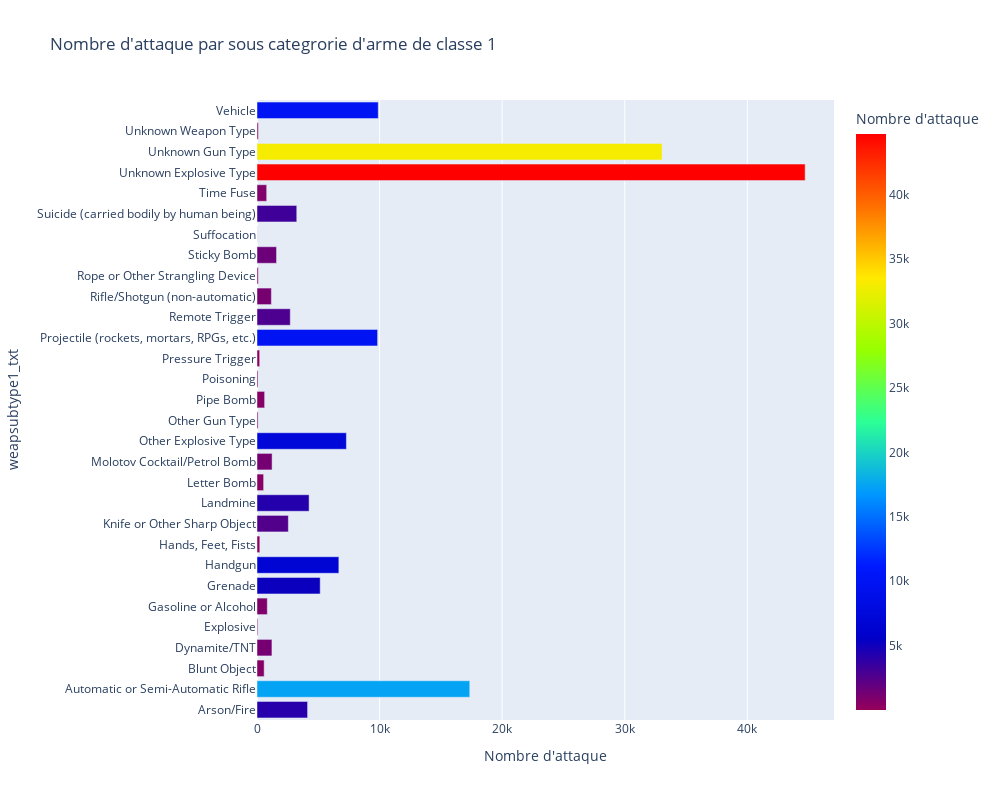

The cell this chart's notebook holds for it:
### Code cell
countsSub1 = cleaned_data.groupby(['weapsubtype1_txt']).size().reset_index(name="Nombre d'attaque")
countsSub1 = supprimer_valeurs(countsSub1,"weapsubtype1_txt", ["''"])
fig = px.bar(countsSub1, x="Nombre d'attaque", y=  "weapsubtype1_txt", height=800, width=1000,color="Nombre d'attaque",color_continuous_scale=px.colors.sequential.Rainbow, orientation='h', title="Nombre d'attaque par sous categrorie d'arme de classe 1")
fig.show()

### Figure 1 — Plotly figure (JSON) as saved in the notebook; plotly's stock layout.template omitted (floating-point values rounded to 4 significant figures)
{"data": [{"alignmentgroup": "True", "hovertemplate": "Nombre d'attaque=%{marker.color}<br>weapsubtype1_txt=%{y}<extra></extra>", "legendgroup": "", "marker": {"color": [4126, 17356, 584, 1219, 64, 840, 5156, 6677, 231, 2558, 4249, 541, 1232, 7293, 86, 623, 82, 219, 9838, 2714, 1174, 102, 1594, 10, 3244, 790, 44716, 33044, 107, 9891], "coloraxis": "coloraxis", "pattern": {"shape": ""}}, "name": "", "offsetgroup": "", "orientation": "h", "showlegend": false, "textposition": "auto", "type": "bar", "x": [4126, 17356, 584, 1219, 64, 840, 5156, 6677, 231, 2558, 4249, 541, 1232, 7293, 86, 623, 82, 219, 9838, 2714, 1174, 102, 1594, 10, 3244, 790, 44716, 33044, 107, 9891], "xaxis": "x", "y": ["Arson/Fire", "Automatic or Semi-Automatic Rifle", "Blunt Object", "Dynamite/TNT", "Explosive", "Gasoline or Alcohol", "Grenade", "Handgun", "Hands, Feet, Fists", "Knife or Other Sharp Object", "Landmine", "Letter Bomb", "Molotov Cocktail/Petrol Bomb", "Other Explosive Type", "Other Gun Type", "Pipe Bomb", "Poisoning", "Pressure Trigger", "Projectile (rockets, mortars, RPGs, etc.)", "Remote Trigger", "Rifle/Shotgun (non-automatic)", "Rope or Other Strangling Device", "Sticky Bomb", "Suffocation", "Suicide (carried bodily by human being)", "Time Fuse", "Unknown Explosive Type", "Unknown Gun Type", "Unknown Weapon Type", "Vehicle"], "yaxis": "y"}], "layout": {"barmode": "relative", "coloraxis": {"colorbar": {"title": {"text": "Nombre d'attaque"}}, "colorscale": [[0, "rgb(150,0,90)"], [0.125, "rgb(0,0,200)"], [0.25, "rgb(0,25,255)"], [0.375, "rgb(0,152,255)"], [0.5, "rgb(44,255,150)"], [0.625, "rgb(151,255,0)"], [0.75, "rgb(255,234,0)"], [0.875, "rgb(255,111,0)"], [1, "rgb(255,0,0)"]]}, "height": 800, "legend": {"tracegroupgap": 0}, "title": {"text": "Nombre d'attaque par sous categrorie d'arme de classe 1"}, "width": 1000, "xaxis": {"anchor": "y", "domain": [0, 1], "title": {"text": "Nombre d'attaque"}}, "yaxis": {"anchor": "x", "domain": [0, 1], "title": {"text": "weapsubtype1_txt"}}}}
